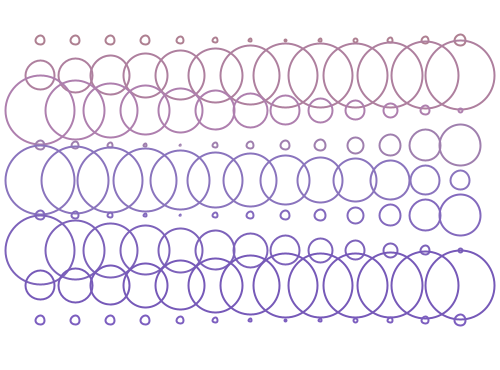
Frame 1 (no input)
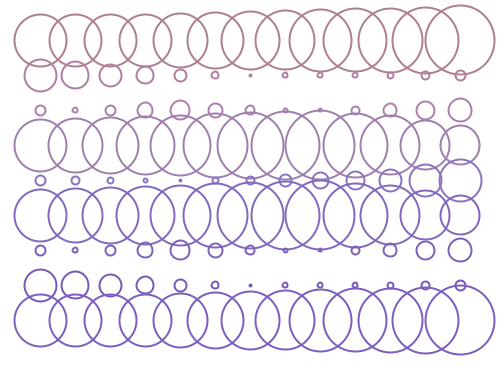
Frame 60 (the mouse pressed at the canvas centre just before this capture)
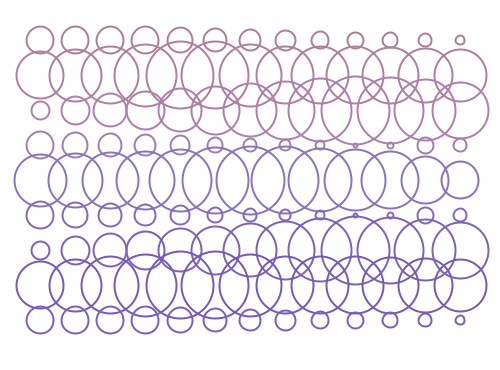
Frame 120 (the mouse held since frame 60 and released just before this capture)

The Processing sketch that drew these frames (run headless with seeded random() and noise(); from frame 60 on, the mouse is pressed at the canvas centre):

// Processing sketch: one
// ── one.pde
ArrayList<Cerchio> abs;
color f = color(124,94,191), b = color(138,116,189), c = color(131,105,189), d = color(125,98,186), e = color(118,89,184);
void setup(){
 size(500,370); 
 abs = new ArrayList<Cerchio>();
 
 //Primo step
 abs.add(new Cerchio(40,40,10,1,color(174,127,145),4));
 abs.add(new Cerchio(75,40,10,1,color(174,127,145),4));
 abs.add(new Cerchio(110,40,10,1,color(174,127,145),4));
 abs.add(new Cerchio(145,40,10,1,color(174,127,145),4));
 abs.add(new Cerchio(180,40,8,1,color(174,127,145),4));
 abs.add(new Cerchio(215,40,6,1,color(174,127,145),4));
 abs.add(new Cerchio(250,40,4,1,color(174,127,145),4));
 abs.add(new Cerchio(285,40,3,1,color(174,127,145),4));
 abs.add(new Cerchio(320,40,2,1,color(174,127,145),1));
 abs.add(new Cerchio(355,40,3,1,color(174,127,145),1));
 abs.add(new Cerchio(390,40,4,1,color(174,127,145),1));
 abs.add(new Cerchio(425,40,6,1,color(174,127,145),1));
 abs.add(new Cerchio(460,40,10,1,color(174,127,145),1));
 //Fine primo step
 
 //Secondo step
 abs.add(new Cerchio(40,75,30,1,color(174,127,158),4));
 abs.add(new Cerchio(75,75,35,1,color(174,127,158),4));
 abs.add(new Cerchio(110,75,40,1,color(174,127,158),4));
 abs.add(new Cerchio(145,75,45,1,color(174,127,158),4));
 abs.add(new Cerchio(180,75,50,1,color(174,127,158),4));
 abs.add(new Cerchio(215,75,55,1,color(174,127,158),4));
 abs.add(new Cerchio(250,75,60,1,color(174,127,158),4));
 abs.add(new Cerchio(285,75,65,1,color(174,127,158),4));
 abs.add(new Cerchio(320,75,65,1,color(174,127,158),4));
 abs.add(new Cerchio(355,75,65,1,color(174,127,158),4));
 abs.add(new Cerchio(390,75,66,1,color(174,127,158),4));
 abs.add(new Cerchio(425,75,68,1,color(174,127,158),4));
 abs.add(new Cerchio(460,75,70,1,color(174,127,158),4));
 //Fine secondo step
 
 //Terzo step
 abs.add(new Cerchio(40,110,70,1,color(174,127,174),2));
 abs.add(new Cerchio(75,110,60,1,color(174,127,174),2));
 abs.add(new Cerchio(110,110,55,1,color(174,127,174),2));
 abs.add(new Cerchio(145,110,50,1,color(174,127,174),2));
 abs.add(new Cerchio(180,110,45,1,color(174,127,174),2));
 abs.add(new Cerchio(215,110,40,1,color(174,127,174),2));
 abs.add(new Cerchio(250,110,35,1,color(174,127,174),2));
 abs.add(new Cerchio(285,110,30,1,color(174,127,174),2));
 abs.add(new Cerchio(320,110,25,1,color(174,127,174),2));
 abs.add(new Cerchio(355,110,20,1,color(174,127,174),2));
 abs.add(new Cerchio(390,110,15,1,color(174,127,174),2));
 abs.add(new Cerchio(425,110,10,1,color(174,127,174),2));
 abs.add(new Cerchio(460,110,5,1,color(174,127,174),2));
 //Fine terzo step
 
 //Quarto Step
 abs.add(new Cerchio(40,145,10,1,color(159,127,174),4));
 abs.add(new Cerchio(75,145,8,1,color(159,127,174),4));
 abs.add(new Cerchio(110,145,6,1,color(159,127,174),4));
 abs.add(new Cerchio(145,145,4,1,color(159,127,174),4));
 abs.add(new Cerchio(180,145,2,1,color(159,127,174),4));
 abs.add(new Cerchio(215,145,4,1,color(159,127,174),1));
 abs.add(new Cerchio(250,145,6,1,color(159,127,174),1));
 abs.add(new Cerchio(285,145,8,1,color(159,127,174),1));
 abs.add(new Cerchio(320,145,10,1,color(159,127,174),1));
 abs.add(new Cerchio(355,145,15,1,color(159,127,174),1));
 abs.add(new Cerchio(390,145,20,1,color(159,127,174),1));
 abs.add(new Cerchio(425,145,30,1,color(159,127,174),1));
 abs.add(new Cerchio(460,145,40,1,color(159,127,174),1));
 //Fine quarto step
 
 //Quinto Step
 abs.add(new Cerchio(40,180,70,1,b,4));
 abs.add(new Cerchio(75,180,68,1,b,4));
 abs.add(new Cerchio(110,180,66,1,b,4));
 abs.add(new Cerchio(145,180,64,1,b,4));
 abs.add(new Cerchio(180,180,60,1,b,4));
 abs.add(new Cerchio(215,180,56,1,b,4));
 abs.add(new Cerchio(250,180,54,1,b,4));
 abs.add(new Cerchio(285,180,50,1,b,4));
 abs.add(new Cerchio(320,180,46,1,b,4));
 abs.add(new Cerchio(355,180,44,1,b,4));
 abs.add(new Cerchio(390,180,40,1,b,4));
 abs.add(new Cerchio(425,180,30,1,b,4));
 abs.add(new Cerchio(460,180,20,1,b,4));
 //Fine quinto step
 
 //Sesto Step (Uguale al quarto)
 abs.add(new Cerchio(40,215,10,1,c,4));
 abs.add(new Cerchio(75,215,8,1,c,4));
 abs.add(new Cerchio(110,215,6,1,c,4));
 abs.add(new Cerchio(145,215,4,1,c,4));
 abs.add(new Cerchio(180,215,2,1,c,4));
 abs.add(new Cerchio(215,215,4,1,c,1));
 abs.add(new Cerchio(250,215,6,1,c,1));
 abs.add(new Cerchio(285,215,8,1,c,1));
 abs.add(new Cerchio(320,215,10,1,c,1));
 abs.add(new Cerchio(355,215,15,1,c,1));
 abs.add(new Cerchio(390,215,20,1,c,1));
 abs.add(new Cerchio(425,215,30,1,c,1));
 abs.add(new Cerchio(460,215,40,1,c,1));
 //Fine sesto step
 
 //Settimo step (Uguale al terzo step)
 abs.add(new Cerchio(40,250,70,1,d,2));
 abs.add(new Cerchio(75,250,60,1,d,2));
 abs.add(new Cerchio(110,250,55,1,d,2));
 abs.add(new Cerchio(145,250,50,1,d,2));
 abs.add(new Cerchio(180,250,45,1,d,2));
 abs.add(new Cerchio(215,250,40,1,d,2));
 abs.add(new Cerchio(250,250,35,1,d,2));
 abs.add(new Cerchio(285,250,30,1,d,2));
 abs.add(new Cerchio(320,250,25,1,d,2));
 abs.add(new Cerchio(355,250,20,1,d,2));
 abs.add(new Cerchio(390,250,15,1,d,2));
 abs.add(new Cerchio(425,250,10,1,d,2));
 abs.add(new Cerchio(460,250,5,1,d,2));
 //Fine settimo step
 
 //Ottavo step (Uguale al secondo)
 abs.add(new Cerchio(40,285,30,1,e,4));
 abs.add(new Cerchio(75,285,35,1,e,4));
 abs.add(new Cerchio(110,285,40,1,e,4));
 abs.add(new Cerchio(145,285,45,1,e,4));
 abs.add(new Cerchio(180,285,50,1,e,4));
 abs.add(new Cerchio(215,285,55,1,e,4));
 abs.add(new Cerchio(250,285,60,1,e,4));
 abs.add(new Cerchio(285,285,65,1,e,4));
 abs.add(new Cerchio(320,285,65,1,e,4));
 abs.add(new Cerchio(355,285,65,1,e,4));
 abs.add(new Cerchio(390,285,66,1,e,4));
 abs.add(new Cerchio(425,285,68,1,e,4));
 abs.add(new Cerchio(460,285,70,1,e,4));
 //Fine ottavo step
 
 //Nono step (Uguale al primo)
 abs.add(new Cerchio(40,320,10,1,f,4));
 abs.add(new Cerchio(75,320,10,1,f,4));
 abs.add(new Cerchio(110,320,10,1,f,4));
 abs.add(new Cerchio(145,320,10,1,f,4));
 abs.add(new Cerchio(180,320,8,1,f,4));
 abs.add(new Cerchio(215,320,6,1,f,4));
 abs.add(new Cerchio(250,320,4,1,f,4));
 abs.add(new Cerchio(285,320,3,1,f,4));
 abs.add(new Cerchio(320,320,2,1,f,1));
 abs.add(new Cerchio(355,320,3,1,f,1));
 abs.add(new Cerchio(390,320,4,1,f,1));
 abs.add(new Cerchio(425,320,6,1,f,1));
 abs.add(new Cerchio(460,320,10,1,f,1));
 //Fine nono step
 frameRate(30);
}

void draw(){
  background(255);
  for(Cerchio i:abs){
    i.run(); 
  }
}

// ── cerchio.pde
class Cerchio{
   float x,y,r,sr,sr2;
   color c;
   int a;
   
   Cerchio(float x, float y, float r, float sr, color c, int a){
      this.x = x;
      this.y = y;
      this.r = r;
      this.sr = sr;
      this.sr2 = -sr;
      this.c = c;
      this.a = a;
   }
   
   void display(){
       noFill();
       strokeWeight(2);
       stroke(c);
       ellipse(x,y,r,r);
   }
   
   void move(){
       if(a == 1){
          r+=sr;
          if(r >= 70) a = 2;
       }
       if(a == 2){
          r+= sr2;
          if(r <= 2) a = 3;
       }
       if(a == 3){
          r += sr;
          if(r >= 20) a = 4;
       }
       if(a == 4){
          r += sr2;
          if(r <= 1) a = 1;
       }
   }
   
   void run(){
       move();
       display();
   }
}
